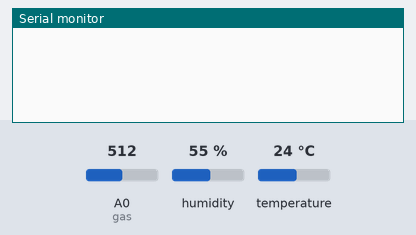
The sketch below on a simulated ESP8266 (NodeMCU). Parts: the last lines printed to the serial monitor. The inputs (shaded band) are chosen by the test bench; at power-on: humidity 55 %, A0 (gas) = 512, temperature 24 °C. WiFi joins after 1.5 s; servers stay silent unless stated.

Above: at 3.0 s.
3.1 s: humidity set to 22 %
At 5.8 s:
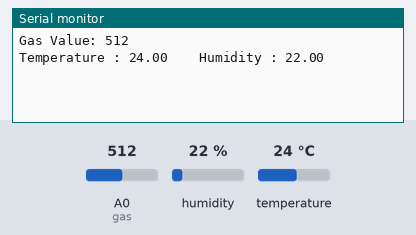
6.3 s: A0 (gas) set to 610
7.8 s: temperature set to 12 °C
At 9.0 s:
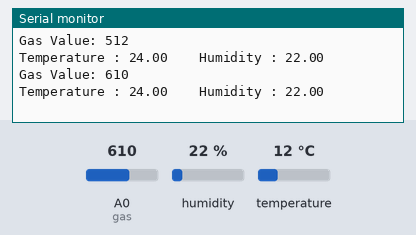
9.3 s: A0 (gas) set to 590
10.8 s: humidity set to 40 %
At 11.6 s:
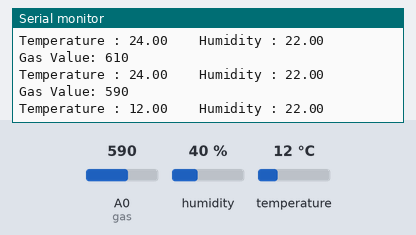

Measured:
- after the input at 3.1 s, the serial monitor: prints a new line after 1.7 s (image 1)

The sketch:

air_monitor.ino
```cpp
#define BLYNK_TEMPLATE_ID "TMPL3v9ncH78J"
#define BLYNK_TEMPLATE_NAME "Air quality monitoring"
#define BLYNK_AUTH_TOKEN "DWfRjtmT3Oqt1Vu4uh6DhE4yzl4ok8wL"

#define BLYNK_PRINT Serial
#include <ESP8266WiFi.h>
#include <BlynkSimpleEsp8266.h>

#include <DHT.h>

//#include <Wire.h>


char auth[] = BLYNK_AUTH_TOKEN;

char ssid[] = "AIR";  // type your wifi name
char pass[] = "aaaaaaaa";  // type your wifi password

BlynkTimer timer;

int gas = A0;
int sensorThreshold = 100;

#define DHTPIN 2 //Connect Out pin to D4 in NODE MCU
#define DHTTYPE DHT11
DHT dht(DHTPIN, DHTTYPE);


void sendSensor()
{


  float h = dht.readHumidity();
  float t = dht.readTemperature(); // or dht.readTemperature(true) for Fahrenheit


     if (isnan(h) || isnan(t)) {
    Serial.println("Failed to read from DHT sensor!");
    return;
  }
   int analogSensor = analogRead(gas);
  Blynk.virtualWrite(V2, analogSensor);
  Serial.print("Gas Value: ");
    Serial.println(analogSensor);
  // You can send any value at any time.
  // Please don't send more that 10 values per second.
    Blynk.virtualWrite(V0, t);
    Blynk.virtualWrite(V1, h);

    Serial.print("Temperature : ");
    Serial.print(t);
    Serial.print("    Humidity : ");
    Serial.println(h);


}
void setup()
{

  Serial.begin(115200);

 //pinMode(gas, INPUT);
  Blynk.begin(auth, ssid, pass);
  dht.begin();
  timer.setInterval(3000L, sendSensor);

 //Wire.begin();


  }

void loop()
{
  Blynk.run();
  timer.run();
 float h = dht.readHumidity();
  float t = dht.readTemperature(); // or dht.readTemperature(true) for Fahrenheit
    int gasValue = analogRead(gas);

   if(gasValue > 600){

    Blynk.logEvent("pollution_alert","Bad Air");
  }
     if(t > 40){

    Blynk.logEvent("temp_alert","Temperature above 40 degree!!");
  }
 }
```
